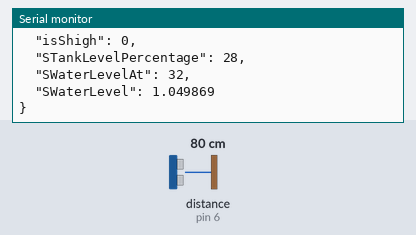
Recording of a sketch running on a simulated Arduino Uno, built with avr-gcc and run on an emulated ATmega328P. Shown: the last lines printed to the serial monitor. Wiring (inferred from the names in the program): ultrasonic range finder: trigger pin 7; echo pin 6. Inputs (shaded band) come from the test bench; at power-on: distance to the obstacle (sensor on pin 6) 80 cm. The echo pulse lasts 58.3 µs per cm.

Above: at 1.8 s.
1.9 s: distance to the obstacle (sensor on pin 6) set to 2 cm
At 3.0 s:
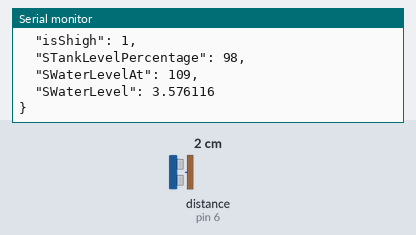
3.4 s: distance to the obstacle (sensor on pin 6) set to 4 cm
At 4.6 s:
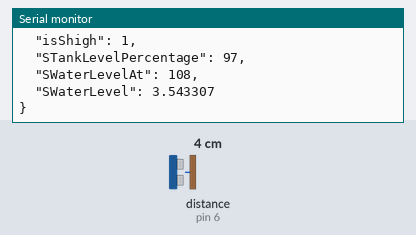
Timing chart, 0 to 6.4 s (numbered marks = the images above; inputs shaded):
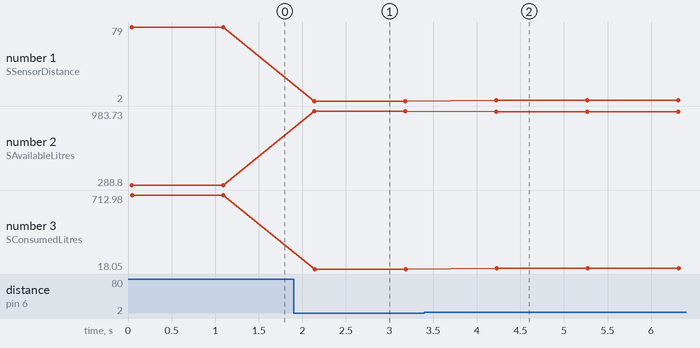

Measured:
- after the input at 1.9 s, the serial monitor: prints a new line after 0.23 s (image 1)
- after the input at 3.4 s, the serial monitor: prints a new line after 0.82 s (image 2)
- plotted number 2: 288.8 → 983.73 after the input at 1.9 s, 983.73 → 974.7 after the input at 3.4 s
- plotted number 3: 712.98 → 18.05 after the input at 1.9 s, 18.05 → 27.07 after the input at 3.4 s

The sketch:

Arduino_Sintex.ino
```cpp
#define strigger 7
#define secho 6

#include <SoftwareSerial.h>
#include <ArduinoJson.h>
SoftwareSerial serialPort(11,10); //Rx and Tx

float stankheight = 111; //4 feet
float scalibrationvalue = 13;
float ssensorrestorecalibration;
float stankwidth = 95; //5 feet
float stanklength = 95; //4.5 feet

int isSlow;
int isShigh;
int isClow;
int isChigh;

void setup() {
  // put your setup code here, to run once:

  serialPort.begin(115200);
  Serial.begin(115200);
  Serial.println("----------------SETUP INITIATED--------------------------");

  pinMode(strigger, OUTPUT);
  pinMode(secho, INPUT);
  //ssensorrestorecalibration = scalibrationvalue;

  Serial.println("----------------SETUP COMPLETED--------------------------");
}

void loop() {
  // put your main code here, to run repeatedly:
  long uptimemls = millis();
  long uptimesec = uptimemls/1000;

  //Serial.println("Aurdino Uptime");
  //Serial.println(uptimesec);
  StaticJsonBuffer<1000> jsonBuffer;
  JsonObject& root = jsonBuffer.createObject();
  root["ArduinoUptime"] = uptimesec;

  checkWaterLevelInSintexTank(root);
  root.printTo(serialPort);

  root.prettyPrintTo(Serial);
  delay(1000);
}

void checkWaterLevelInSintexTank(JsonObject& root) {
  long duration;
  int distance = 0;
  float tanklevelpercentage = 0;

  digitalWrite(strigger, LOW);
  delayMicroseconds(2);

  digitalWrite(strigger, HIGH);
  delayMicroseconds(10);

  digitalWrite(strigger, LOW);
  duration = pulseIn(secho, HIGH);
  distance = (duration/2) / 29.1;

//  Serial.println("Sintex duration");
//  Serial.println(duration);
//
//  Serial.println("Sintex distance");
//  Serial.println(distance);
//
  //Blynk.virtualWrite(V1, distance);
  root["SSensorDistance"] = distance;

//  Serial.println(distance);
  scalibrationvalue = ssensorrestorecalibration;
  if(distance > (stankheight + scalibrationvalue)) {
      distance = stankheight;
    scalibrationvalue = 0;
  }
  float availablelitres = measureWater(distance, scalibrationvalue, stankheight, stankwidth, stanklength);
  float consumedlitres = consumedWater(distance, scalibrationvalue, stankheight, stankwidth, stanklength);

//  Serial.println(availablelitres);
//  Serial.println(consumedlitres);

  //Blynk.virtualWrite(V13, availablelitres);
  root["SAvailableLitres"] = availablelitres;

  //Blynk.virtualWrite(V12, consumedlitres);
  root["SConsumedLitres"] = consumedlitres;

  float waterlevelat = 0;

  if(distance > 0) {
    waterlevelat = stankheight + scalibrationvalue - distance;
//    Serial.println(scalibrationvalue);
//    Serial.println("calibration value printed above");
  }
//  Serial.println("SWaterlevel");
//  Serial.println(waterlevelat);
//  Serial.println("tankheight");
//  Serial.println(stankheight);
//  waterlevelat = 44;
//  stankheight = 44;
  tanklevelpercentage = waterlevelat / stankheight * 100;
//  Serial.println("percents");
//  Serial.println(tanklevelpercentage);

  if(tanklevelpercentage < 0)  {
    tanklevelpercentage = 0;
  }

  if(tanklevelpercentage < 30 && tanklevelpercentage > 10) {
    isSlow = 1;
  }
  else if(tanklevelpercentage > 30) {
    isSlow = 0;
  }

  if(tanklevelpercentage > 95) {
    isShigh = 1;
  }
  else if(tanklevelpercentage < 95 && tanklevelpercentage > 10) {
    isShigh = 0;
  }

  root["isSlow"] = isSlow;
  root["isShigh"] = isShigh;

  root["STankLevelPercentage"] = (int)tanklevelpercentage;
  root["SWaterLevelAt"] = waterlevelat;
  root["SWaterLevel"] = waterlevelat/30.48;

  //Blynk.virtualWrite(V5, uptimesec);
}

float measureWater(int distance, long calibrationvalue, float tankheight, float tankwidth, float tanklength) {
  float availablelitres = 0;

  int waterlevelat=0;
  if(distance > 0) {
    waterlevelat = tankheight + calibrationvalue - distance;
  }

  float availablevolume = waterlevelat * tanklength * tankwidth;
  availablelitres = availablevolume / 1000;

  if(availablelitres < 0){
    availablelitres = 0;
  }
  return availablelitres;
}

float consumedWater(int distance, long calibrationvalue, float tankheight, float tankwidth, float tanklength) {
  float consumedlitres = 0;
  float consumedvolume = (distance - calibrationvalue) * tanklength * tankwidth;
  consumedlitres = consumedvolume / 1000;

  if(consumedlitres < 0){
    consumedlitres = 0;
  }
  return consumedlitres;
}
```
